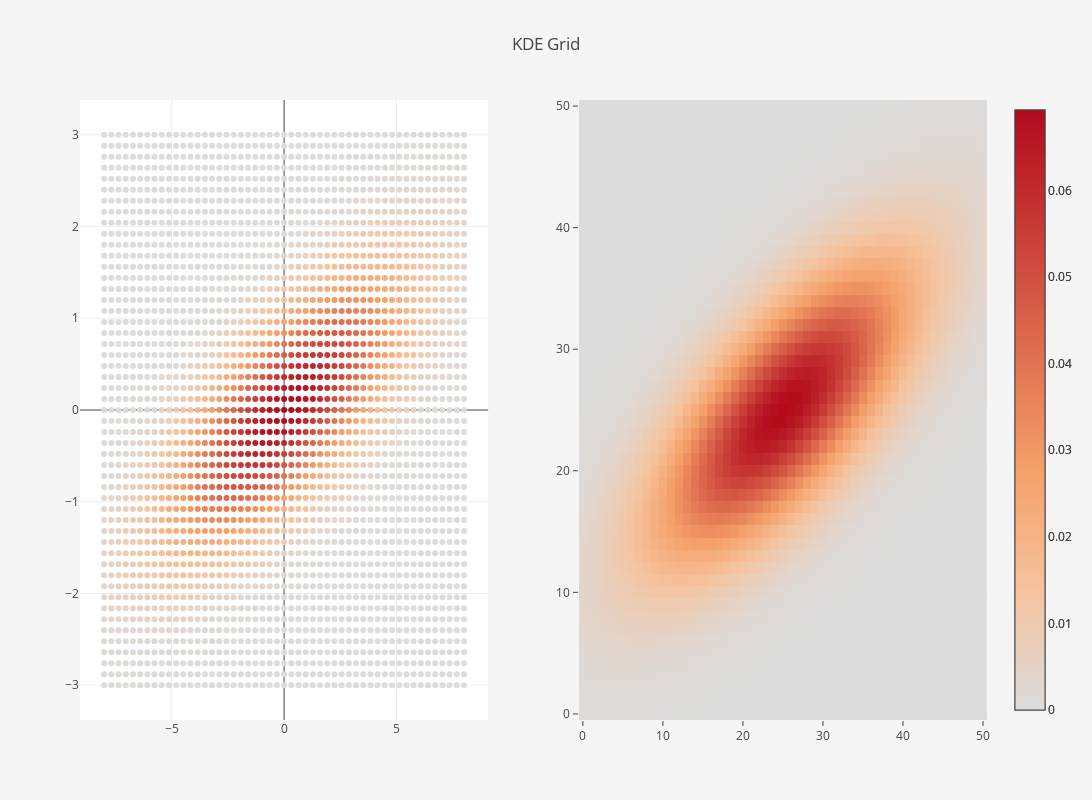

The code cell stored with this chart in its notebook:
### Code cell
gmm = GaussianMixture(n_components=1).fit(X_train)

log_dens_gmm=gmm.score_samples(grid)
grid_pts["marker"]["color"] = np.exp(log_dens_gmm)
grid_hm["z"] = np.exp(log_dens_gmm).reshape(nbins+1,nbins+1)


fig = make_subplots(rows=1, cols=2)

fig.add_trace(grid_pts, row=1,col=1)
fig.add_trace(grid_hm, row=1,col=2)

fig.layout.update(layout)

iplot(fig)
gmm.bic(X_train)

### Figure 1 — Plotly figure (JSON) as saved in the notebook; plotly's stock layout.template omitted (floating-point values rounded to 4 significant figures; data arrays with more than 128 entries replaced by an {"elided": "..."} marker saying what was removed)
{"data": [{"marker": {"color": {"elided": "2601 float values"}, "showscale": true}, "mode": "markers", "text": {"elided": "2601 float values"}, "type": "scatter", "uid": "22e1a701-403c-4a11-ab21-84265114e986", "x": {"elided": "2601 float values"}, "xaxis": "x", "y": {"elided": "2601 float values"}, "yaxis": "y"}, {"colorscale": "Reds", "type": "heatmap", "uid": "ea0276c7-d9ac-41a5-8aba-bfb9bf81503e", "xaxis": "x2", "yaxis": "y2", "z": {"elided": "51x51 float values"}}], "layout": {"autosize": false, "height": 800, "paper_bgcolor": "#F5F5F5", "title": {"text": "KDE Grid"}, "width": 1600, "xaxis": {"anchor": "y", "autorange": true, "domain": [0, 0.45], "range": [-9.008, 9.008], "type": "linear"}, "xaxis2": {"anchor": "y2", "autorange": true, "domain": [0.55, 1], "range": [-0.5, 50.5]}, "yaxis": {"anchor": "x", "autorange": true, "domain": [0, 1], "range": [-3.379, 3.379], "type": "linear"}, "yaxis2": {"anchor": "x2", "autorange": true, "domain": [0, 1], "range": [-0.5, 50.5]}}}
